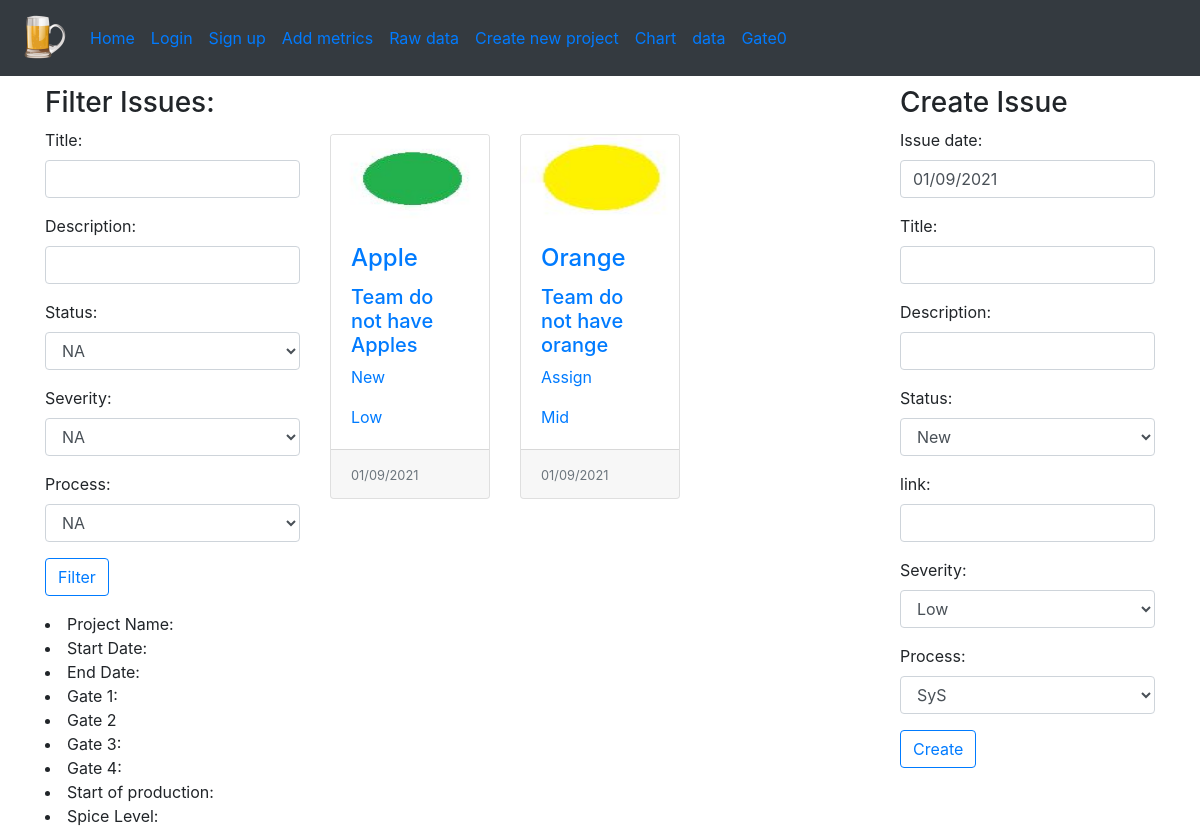
The page / on the database its author committed.
### spice_status/models/issue_models.py (models this page shows)
class Issue(db.Model):
    id = db.Column(db.Integer, primary_key=True)
    date = db.Column(db.String, default=(datetime.utcnow().strftime("%m/%d/%Y")))
    title = db.Column(db.String)
    description = db.Column(db.String)
    status = db.Column(db.String)
    severity = db.Column(db.String)
    spice_process = db.Column(db.String)
    link = db.Column(db.String, default='')

### spice_status/views/main_views.py (the view, shortened to what this page needs)
@bp_main.route('/', methods=['GET', 'POST'])
def home():
    issue_form = IssueForm()
    filter_form = FilterForm()
    issues = Issue.query.all()
    return render_template('status_page.html', issue_form=issue_form, issues=issues, project=get_project(),
                           filter_form=filter_form)

### spice_status/forms/issue_form.py
class IssueForm(FlaskForm):
    date = StringField('Issue date', default=(datetime.utcnow().strftime("%m/%d/%Y")), validators=[DataRequired()])
    title = StringField('Title', validators=[Length(min=1, max=64, message='Title must be up to 64')])
    description = StringField('Description', validators=[Length(min=15), DataRequired()])
    status = SelectField('Status', choices=['New', 'Assign', 'WIP', 'In Review', 'Closed'],
                         validators=[DataRequired()])
    link = StringField('link')
    severity = SelectField('Severity', choices=['Low', 'Mid', 'High', 'Escalated'],
                           validators=[DataRequired()])
    spice_process = SelectField('Process', choices=['SyS', 'SW', 'SUP', 'MAN'],
                                validators=[DataRequired()])
    submit = SubmitField("Create")

class FilterForm(FlaskForm):
    title = StringField('Title', validators=[Length(max=10, message='Max 10')])
    description = StringField('Description', validators=[Length(max=15)])
    status = SelectField('Status', choices=['New', 'Assign', 'WIP', 'In Review', 'Closed', 'NA'], default='NA')
    severity = SelectField('Severity', choices=['Low', 'Mid', 'High', 'Escalated', 'NA'], default='NA')
    spice_process = SelectField('Process', choices=['SyS', 'SW', 'SUP', 'MAN', 'NA'], default='NA')
    submit = SubmitField("Filter")

### spice_status/models/project_models.py (called while the page is built)
def get_project():
    return Project.query.first()

### spice_status/templates/status_page.html (shortened to what this page needs)
{% extends "partials/_three_column.html" %}
{% from "macros/form_field_macros.html" import render_field %}
{% block lside %}
<h3>
Filter Issues:
</h3>
{% with enctype = True %}
        {% with form = filter_form %}
         {% include 'partials/_form.html' %}
        {% endwith %}
    {% endwith %}
<li>Project Name: {{ project.name }}</li>
<li>Start Date: {{ project.start_date }}</li>
<li>End Date: {{ project.end_date }}</li>
<li>Gate 1: {{ project.gate_1 }}</li>
<li>Gate 2 {{ project.gate_2 }}</li>
<li>Gate 3: {{ project.gate_3 }}</li>
<li>Gate 4: {{ project.gate_4 }}</li>
<li>Start of production: {{ project.sop }}</li>
<li>Spice Level: {{ project.spice_level }}</li>
{% endblock %}
{% block main_content %}
    <div class="row my-5 card-wrapper test">
        {% if issues %}
            {% for issue in issues  %}
                <div class="col-lg-4 col-md-6 mb-4">
                    <div class="card h-100">
                        {% include 'partials/_issue_card.html' %}
                    </div>
                </div>
             {% endfor %}
        {% endif %}
    </div>
{% endblock %}
{% block rside %}
<h3>Create Issue</h3>
     {% with enctype = True %}
        {% with form = issue_form %}
         {% include 'partials/_form.html' %}
        {% endwith %}
    {% endwith %}
{% endblock %}

### spice_status/templates/partials/_three_column.html
{% extends 'partials/_base.html' %}
{% block content %}
    <div class="row">
        <div class="col-3">
            {% block lside %}
            {% endblock %}
        </div>
        <div class="col-6">
            {% block main_content %}
            {% endblock %}
        </div>
        <div class="col-3">
            {% block rside %}
            {% endblock %}
        </div>
    </div>
{% endblock %}

### spice_status/templates/macros/form_field_macros.html (shortened to what this page needs)
{% macro render_field(field) %}
<div class="form-group">
    {% with cls = "form-control is-invalid" if field.errors else "form-control" %}
        {%  if field.widget.input_type == "submit" %}
            {% set cls = "btn btn-outline-primary custom-btn" %}
        {% endif %}
        {% if field.widget.input_type == 'checkbox' %}
            {{ field }}
            {{ field.label }}
        {% else %}
            {% if field.widget.input_type != 'hidden' and field.widget.input_type != 'submit' %}
                {{ field.label(class="form-label") }}:
            {% endif %}
            {{ field(class=cls) }}
        {% endif %}
    {% endwith %}
</div>
{% endmacro %}

### spice_status/templates/partials/_base.html (shortened to what this page needs)
<!doctype html>
<html lang="en">
<head>
    <link rel="stylesheet" href="{{ url_for('static', filename='css/bootstrap.min.css') }}">
    <link rel="stylesheet" href="{{ url_for('static', filename='css/main.css') }}">
</head>
<body>
<header>
    {% block navigation %}
    {% include 'partials/_nav.html' %}
    {% endblock %}
</header>
<main class="container">
    <div class="row">
        <div class="col-12">
            {% block content %}
            {% endblock %}
        </div>
    </div>
</main>
</body>
</html>

### spice_status/templates/partials/_nav.html (shortened to what this page needs)
<nav class="navbar navbar-expand-lg navbar-blue bg-dark">
    <a class="navbar-brand" href="{{ url_for('main.home')}}"><img
            src="{{ url_for('static', filename='images/logo.png') }}" width='50' height='50'></a>
    <div class="collapse navbar-collapse" id="navbarSupportedContent">
        <ul class="navbar-nav mr-auto">
            <li class="nav-item active">
                <a class="nav-link" href="{{ url_for('main.home')}}">Home <span class="sr-only">(current)</span></a>
            </li>
            {% if not current_user.is_authenticated %}
            <li class="nav-item">
                <a class="nav-link" href="{{ url_for('auth.login')}}">Login</a>
            </li>
            {% else %}
            <li class="nav-item">
                <a class="nav-link" href="{{ url_for('auth.logout')}}">Logout</a>
            </li>
            {% endif %}
            <li class="nav-item">
                <a class="nav-link" href="{{ url_for('auth.signup')}}">Sign up</a>
            </li>
            <li class="nav-item">
                <a class="nav-link" href="{{ url_for('input.metrics')}}">Add metrics</a>
            </li>
            <li class="nav-item">
                <a class="nav-link" href="{{ url_for('input.raw')}}">Raw data</a>
            </li>
            <li class="nav-item">
                <a class="nav-link" href="{{ url_for('project.define_new_project')}}">Create new project</a>
            </li>
            <li class="nav-item">
                <a class="nav-link" href="{{ url_for('input.chart')}}">Chart</a>
            </li>
            <li class="nav-item">
                <a class="nav-link" href="{{ url_for('input.data')}}">data</a>
            </li>
            <li class="nav-item">
                <a class="nav-link" href="{{ url_for('checklist.checklist_gate_1')}}">Gate0</a>
            </li>
        </ul>
    </div>
</nav>

### spice_status/templates/partials/_form.html
{% from 'macros/form_field_macros.html' import render_field %}
<form action="{{ action }}" method="{{ method if method else 'POST'}}" novalidate {% if enctype %} enctype="multipart/form-data" {% endif %}>
    {% for f in form %}
        {{ render_field(f) }}
    {% endfor %}
</form>

### spice_status/templates/partials/_issue_card.html
   <a href="{{ url_for('issue.edit', issue_id=issue.id ) }}" class="anchor-hidden">
    <div class="embed-responsive embed-responsive-16by9">
    <img src="{%if issue.severity=='Escalated' %}{{ url_for('static', filename='images/red_dot.JPG') }}{% elif issue.severity=='High'%} {{ url_for('static', filename='images/orange_dot.JPG') }}{% elif issue.severity=='Mid'%} {{ url_for('static', filename='images/yellow_dot.JPG') }}{% elif issue.severity=='Low'%} {{ url_for('static', filename='images/green_dot.JPG') }} {% endif %}" class="card-img-top embed-responsive-item" alt="...">
    </div>
      <div class="card-body">
        <h4 class="card-title">
          {{ issue.title }}
          </h4>
        <h5>{{ issue.description}}</h5>
        <p class="card-text">{{issue.status}}</p>
        <p class="card-text">{{issue.severity}}</p>
    </div>
    <div class="card-footer">
      <small class="text-muted">{{issue.date}}
      </small>
    </div>
      </a>

### spice_status/static/css/main.css (style rules this page uses)
.navbar { margin-bottom: 10px; }

### rows shown on the page
Issue: shows a picture, title "Apple", description "Team do not have Apples", status "New", severity "Low", date "01/09/2021"
Issue: shows a picture, title "Orange", description "Team do not have orange", status "Assign", severity "Mid", date "01/09/2021"

### other values the page prints
{{ field.label(class="form-label") }} "Title" "Description" "Status" "Severity" "Process" "Issue date" "Title" "Description" "Status" "link" "Severity" "Process"
